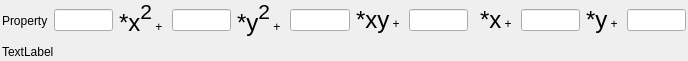
<?xml version="1.0" encoding="UTF-8"?>
<ui version="4.0">
 <class>SecondOrderPolynomialWidget</class>
 <widget class="QFrame" name="SecondOrderPolynomialWidget">
  <property name="geometry">
   <rect>
    <x>0</x>
    <y>0</y>
    <width>688</width>
    <height>59</height>
   </rect>
  </property>
  <layout class="QGridLayout" name="gridLayout_2">
   <property name="leftMargin">
    <number>2</number>
   </property>
   <property name="topMargin">
    <number>2</number>
   </property>
   <property name="rightMargin">
    <number>2</number>
   </property>
   <property name="bottomMargin">
    <number>2</number>
   </property>
   <item row="1" column="6">
    <widget class="QLineEdit" name="c11">
     <property name="text">
      <string/>
     </property>
    </widget>
   </item>
   <item row="1" column="11">
    <widget class="QLineEdit" name="c01"/>
   </item>
   <item row="1" column="5">
    <widget class="QLabel" name="label_3">
     <property name="text">
      <string>&lt;html&gt;&lt;head/&gt;&lt;body&gt;&lt;p&gt;&lt;span style=&quot; font-size:18pt;&quot;&gt;*y&lt;/span&gt;&lt;span style=&quot; font-size:24pt; vertical-align:super;&quot;&gt;2&lt;/span&gt; + &lt;/p&gt;&lt;/body&gt;&lt;/html&gt;</string>
     </property>
    </widget>
   </item>
   <item row="1" column="3">
    <widget class="QLabel" name="label_2">
     <property name="text">
      <string>&lt;html&gt;&lt;head/&gt;&lt;body&gt;&lt;p&gt;&lt;span style=&quot; font-size:18pt;&quot;&gt;*x&lt;/span&gt;&lt;span style=&quot; font-size:24pt; vertical-align:super;&quot;&gt;2&lt;/span&gt; + &lt;/p&gt;&lt;/body&gt;&lt;/html&gt;</string>
     </property>
    </widget>
   </item>
   <item row="1" column="10">
    <widget class="QLabel" name="label_5">
     <property name="text">
      <string>&lt;html&gt;&lt;head/&gt;&lt;body&gt;&lt;p&gt;&lt;span style=&quot; font-size:18pt;&quot;&gt;*x&lt;/span&gt; + &lt;/p&gt;&lt;/body&gt;&lt;/html&gt;</string>
     </property>
    </widget>
   </item>
   <item row="1" column="1">
    <widget class="QLabel" name="label">
     <property name="text">
      <string>Property</string>
     </property>
    </widget>
   </item>
   <item row="1" column="13">
    <widget class="QLineEdit" name="c00"/>
   </item>
   <item row="1" column="2">
    <widget class="QLineEdit" name="c20"/>
   </item>
   <item row="1" column="12">
    <widget class="QLabel" name="label_6">
     <property name="text">
      <string>&lt;html&gt;&lt;head/&gt;&lt;body&gt;&lt;p&gt;&lt;span style=&quot; font-size:18pt;&quot;&gt;*y&lt;/span&gt; + &lt;/p&gt;&lt;/body&gt;&lt;/html&gt;</string>
     </property>
    </widget>
   </item>
   <item row="1" column="4">
    <widget class="QLineEdit" name="c02"/>
   </item>
   <item row="1" column="14">
    <spacer name="horizontalSpacer_2">
     <property name="orientation">
      <enum>Qt::Horizontal</enum>
     </property>
     <property name="sizeHint" stdset="0">
      <size>
       <width>40</width>
       <height>20</height>
      </size>
     </property>
    </spacer>
   </item>
   <item row="1" column="7">
    <widget class="QLabel" name="label_4">
     <property name="text">
      <string>&lt;html&gt;&lt;head/&gt;&lt;body&gt;&lt;p&gt;&lt;span style=&quot; font-size:18pt;&quot;&gt;*xy&lt;/span&gt; + &lt;/p&gt;&lt;/body&gt;&lt;/html&gt;</string>
     </property>
    </widget>
   </item>
   <item row="1" column="8">
    <widget class="QLineEdit" name="c10"/>
   </item>
   <item row="2" column="1" colspan="13">
    <widget class="QLabel" name="errorLabel">
     <property name="text">
      <string>TextLabel</string>
     </property>
     <property name="wordWrap">
      <bool>true</bool>
     </property>
    </widget>
   </item>
  </layout>
 </widget>
 <tabstops>
  <tabstop>c20</tabstop>
  <tabstop>c02</tabstop>
 </tabstops>
 <resources>
  <include location="../../../../Resources/icons/images/Icons.qrc"/>
 </resources>
 <connections/>
</ui>
